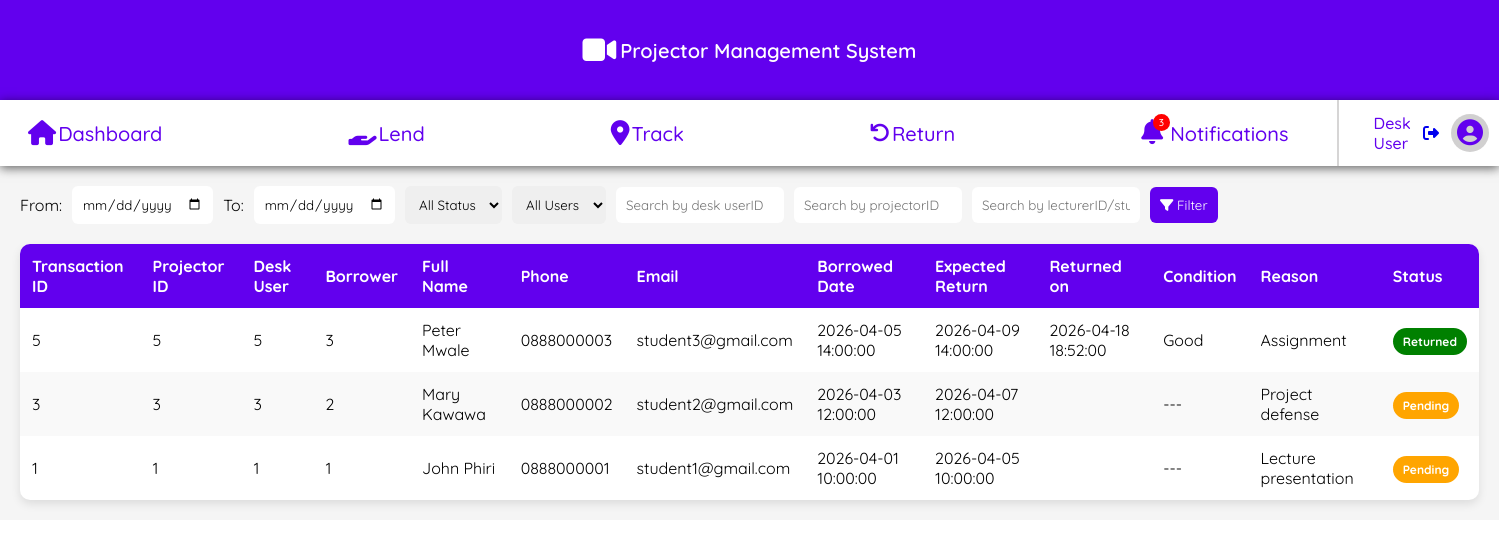
Page /Track.php?userType=student (signed in) on the committed database.
### tables this page shows
CREATE TABLE IF NOT EXISTS `transactions` (
  `transaction_id` int NOT NULL AUTO_INCREMENT,
  `user_id` int DEFAULT NULL,
  `projector_id` int DEFAULT NULL,
  `student_id` int DEFAULT NULL,
  `lecturer_id` int DEFAULT NULL,
  `borrower_type` enum('student','lecturer') DEFAULT NULL,
  `borrowed_at` datetime NOT NULL,
  `expected_return_at` datetime DEFAULT NULL,
  `returned_at` datetime DEFAULT NULL,
  `projector_condition` enum('good','faulty') DEFAULT NULL,
  `reason` text,
  `status` enum('pending','returned','flagged') DEFAULT 'pending',
  PRIMARY KEY (`transaction_id`),
  KEY `user_id` (`user_id`),
  KEY `projector_id` (`projector_id`),
  KEY `student_id` (`student_id`),
  KEY `lecturer_id` (`lecturer_id`)
);

CREATE TABLE IF NOT EXISTS `students` (
  `student_id` int NOT NULL AUTO_INCREMENT,
  `first_name` varchar(50) NOT NULL,
  `middle_name` varchar(50) DEFAULT NULL,
  `last_name` varchar(50) NOT NULL,
  `dob` date DEFAULT NULL,
  `gender` enum('Male','Female','Other') DEFAULT NULL,
  `phone_number` varchar(20) DEFAULT NULL,
  `home_village` varchar(100) DEFAULT NULL,
  `year_of_study` int DEFAULT NULL,
  `email` varchar(100) DEFAULT NULL,
  `program_of_study` varchar(100) DEFAULT NULL,
  PRIMARY KEY (`student_id`),
  UNIQUE KEY `email` (`email`)
);

### Track.php (the view, shortened to what this page needs)
<?php
    require("connection.php");
    $where = [];
if (!empty($_GET['userType'])) {
    $type = $_GET['userType'];
    $where[] = "t.borrower_type = '$type'";
}
$whereSQL = "";
if (count($where) > 0) {
    $whereSQL = "WHERE " . implode(" AND ", $where);
}
    $sql = "
            SELECT
                t.transaction_id,
                t.projector_id,
                t.user_id,
                t.borrower_type,
                t.borrowed_at,
                t.expected_return_at,
                t.returned_at,
                t.projector_condition,
                t.reason,
                t.status,
                s.student_id,
                s.first_name AS student_first,
                s.last_name AS student_last,
                s.phone_number AS student_phone,
                s.email AS student_email,
                l.lecturer_id,
                l.first_name AS lecturer_first,
                l.last_name AS lecturer_last,
                l.phone_number AS lecturer_phone,
                l.email AS lecturer_email
            FROM transactions t
            LEFT JOIN students s ON t.student_id = s.student_id
            LEFT JOIN lecturers l ON t.lecturer_id = l.lecturer_id
            $whereSQL
            ORDER BY t.transaction_id DESC
            ";
$result = $conn->query($sql);
?>
<!DOCTYPE html>
<html lang="en">
<head>
    <link rel="stylesheet" href="css/tracking.css">
</head>
<body>
    <div class="container">
        <?php include("desk-navigation.php"); ?>
        <div class="tracking-container">
            <form method="GET" class="filters">
                <label>From:</label>
                <input type="date" name="fromDate">
                <label>To:</label>
                <input type="date" name="toDate">
                <select name="status">
                    <option value="">All Status</option>
                </select>
                <select name="userType">
                    <option value="">All Users</option>
                </select>
                <input type="text" name="userID" placeholder="Search by desk userID">
                <input type="text" name="projectorID" placeholder="Search by projectorID">
                <input type="text" name="borrowerID" placeholder="Search by lecturerID/studentID">
                <button type="submit">
                    <i class="fa fa-filter"></i> Filter
                </button>
            </form>
            <div class="table-wrapper">
                <table>
                    <thead>
                        <tr>
                            <th>Transaction ID</th>
                            <th>Projector ID</th>
                            <th>Desk User</th>
                            <th>Borrower</th>
                            <th>Full Name</th>
                            <th>Phone</th>
                            <th>Email</th>
                            <th>Borrowed Date</th>
                            <th>Expected Return</th>
                            <th>Returned on</th>
                            <th>Condition</th>
                            <th>Reason</th>
                            <th>Status</th>
                        </tr>
                    </thead>
                    <tbody id="trackingTable">
                            <?php while ($row = $result->fetch_assoc()) { ?>
                            <?php
                                if ($row['borrower_type'] == 'student') {
                                    $name = $row['student_first'] . " " . $row['student_last'];
                                    $phone = $row['student_phone'];
                                    $email = $row['student_email'];
                                    $borrowerId = $row['student_id'];
                                } else {
                                    $name = $row['lecturer_first'] . " " . $row['lecturer_last'];
                                    $phone = $row['lecturer_phone'];
                                    $email = $row['lecturer_email'];
                                    $borrowerId = $row['lecturer_id'];
                                }
                            ?>
                            <tr>
                                <td><?= $row['transaction_id'] ?></td>
                                <td><?= $row['projector_id'] ?></td>
                                <td><?= $row['user_id'] ?></td>
                                <td><?= $borrowerId ?></td>
                                <td><?= $name ?></td>
                                <td><?= $phone ?></td>
                                <td><?= $email ?></td>
                                <td><?= $row['borrowed_at'] ?></td>
                                <td><?= $row['expected_return_at'] ?></td>
                                <td>
                                    <?php if ($row['status'] !== 'returned') { ?>
                                    <?php } else { ?>
                                        <?= $row['returned_at'] ?>
                                    <?php } ?>
                                </td>
                                <td>
                                    <?= $row['projector_condition'] ? ucfirst($row['projector_condition']) : "---" ?>
                                </td>
                                <td><?= $row['reason'] ?></td>
                                <td>
                                    <span class="status <?= $row['status'] ?>">
                                        <?= ucfirst($row['status']) ?>
                                    </span>
                                </td>
                            </tr>
                            <?php } ?>
                    </tbody>
                </table>
        </div>
        </div>
    </div>
</body>
</html>

### css/tracking.css (style rules this page uses)
.tracking-container { padding: 20px; font-family: "Quicksand", sans-serif; background: #f5f5f5; }
.filters { display: flex; flex-wrap: wrap; align-items: center; gap: 10px; margin-bottom: 20px; }
.filters input, .filters select, .filters button { padding: 10px; border-radius: 6px; border: none; font-family: inherit; }
.filters button { background: #6200ee; color: white; cursor: pointer; }
.table-wrapper { overflow-x: auto; background: white; border-radius: 10px; box-shadow: 0 4px 10px rgba(0,0,0,0.1); }
table { width: 100%; border-collapse: collapse; }
thead { background: #6200ee; color: white; }
th, td { padding: 12px; text-align: left; }
tbody tr:nth-child(even) { background: #f9f9f9; }
.status { padding: 6px 10px; border-radius: 20px; font-size: 12px; color: white; font-weight: bold; }
.status.pending { background: orange; }
.status.returned { background: green; }

### css/navigation.css (style rules this page uses)
body { margin: 0; }

### rows in the picture
transactions: transaction_id "5", projector "5", user "5", student.student_id "3", student.last_name "Peter Mwale", student.phone_number "0888000003", student.email "student3@gmail.com", borrowed_at "2026-04-05 14:00:00", expected_return_at "2026-04-09 14:00:00", returned_at "2026-04-18 18:52:00", projector_condition "Good", reason "Assignment", status "Returned"
transactions: transaction_id "3", projector "3", user "3", student.student_id "2", student.last_name "Mary Kawawa", student.phone_number "0888000002", student.email "student2@gmail.com", borrowed_at "2026-04-03 12:00:00", expected_return_at "2026-04-07 12:00:00", reason "Project defense", status "Pending"
transactions: transaction_id "1", projector "1", user "1", student.student_id "1", student.last_name "John Phiri", student.phone_number "0888000001", student.email "student1@gmail.com", borrowed_at "2026-04-01 10:00:00", expected_return_at "2026-04-05 10:00:00", reason "Lecture presentation", status "Pending"

### other values in the picture
$_SESSION['first_name'] "Desk"
$_SESSION['last_name'] "User"
